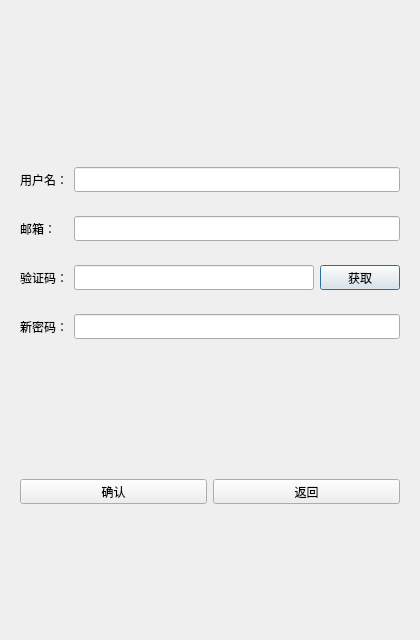
<?xml version="1.0" encoding="UTF-8"?>
<ui version="4.0">
 <class>ResetDialog</class>
 <widget class="QDialog" name="ResetDialog">
  <property name="geometry">
   <rect>
    <x>0</x>
    <y>0</y>
    <width>420</width>
    <height>640</height>
   </rect>
  </property>
  <property name="minimumSize">
   <size>
    <width>360</width>
    <height>560</height>
   </size>
  </property>
  <property name="windowTitle">
   <string>Dialog</string>
  </property>
  <layout class="QVBoxLayout" name="verticalLayout">
   <item>
    <spacer name="verticalSpacer">
     <property name="orientation">
      <enum>Qt::Vertical</enum>
     </property>
     <property name="sizeHint" stdset="0">
      <size>
       <width>20</width>
       <height>40</height>
      </size>
     </property>
    </spacer>
   </item>
   <item>
    <widget class="QLabel" name="err_tip">
     <property name="minimumSize">
      <size>
       <width>0</width>
       <height>25</height>
      </size>
     </property>
     <property name="maximumSize">
      <size>
       <width>16777215</width>
       <height>25</height>
      </size>
     </property>
     <property name="text">
      <string/>
     </property>
     <property name="alignment">
      <set>Qt::AlignCenter</set>
     </property>
    </widget>
   </item>
   <item>
    <widget class="QWidget" name="widget" native="true">
     <layout class="QHBoxLayout" name="horizontalLayout">
      <item>
       <widget class="QLabel" name="user_lb">
        <property name="minimumSize">
         <size>
          <width>0</width>
          <height>25</height>
         </size>
        </property>
        <property name="maximumSize">
         <size>
          <width>16777215</width>
          <height>25</height>
         </size>
        </property>
        <property name="text">
         <string>用户名：</string>
        </property>
       </widget>
      </item>
      <item>
       <widget class="QLineEdit" name="user_edit">
        <property name="minimumSize">
         <size>
          <width>0</width>
          <height>25</height>
         </size>
        </property>
        <property name="maximumSize">
         <size>
          <width>16777215</width>
          <height>25</height>
         </size>
        </property>
       </widget>
      </item>
     </layout>
    </widget>
   </item>
   <item>
    <widget class="QWidget" name="widget_2" native="true">
     <layout class="QHBoxLayout" name="horizontalLayout_2">
      <item>
       <widget class="QLabel" name="email_lb">
        <property name="minimumSize">
         <size>
          <width>48</width>
          <height>25</height>
         </size>
        </property>
        <property name="maximumSize">
         <size>
          <width>48</width>
          <height>25</height>
         </size>
        </property>
        <property name="text">
         <string>邮箱：</string>
        </property>
       </widget>
      </item>
      <item>
       <widget class="QLineEdit" name="email_edit">
        <property name="minimumSize">
         <size>
          <width>0</width>
          <height>25</height>
         </size>
        </property>
        <property name="maximumSize">
         <size>
          <width>16777215</width>
          <height>25</height>
         </size>
        </property>
       </widget>
      </item>
     </layout>
    </widget>
   </item>
   <item>
    <widget class="QWidget" name="widget_3" native="true">
     <layout class="QHBoxLayout" name="horizontalLayout_3">
      <item>
       <widget class="QLabel" name="varify_lb">
        <property name="minimumSize">
         <size>
          <width>0</width>
          <height>25</height>
         </size>
        </property>
        <property name="maximumSize">
         <size>
          <width>16777215</width>
          <height>25</height>
         </size>
        </property>
        <property name="text">
         <string>验证码：</string>
        </property>
       </widget>
      </item>
      <item>
       <widget class="QLineEdit" name="varify_edit">
        <property name="minimumSize">
         <size>
          <width>0</width>
          <height>25</height>
         </size>
        </property>
        <property name="maximumSize">
         <size>
          <width>16777215</width>
          <height>25</height>
         </size>
        </property>
       </widget>
      </item>
      <item>
       <widget class="TimerBtn" name="varify_btn">
        <property name="minimumSize">
         <size>
          <width>0</width>
          <height>25</height>
         </size>
        </property>
        <property name="maximumSize">
         <size>
          <width>16777215</width>
          <height>25</height>
         </size>
        </property>
        <property name="text">
         <string>获取</string>
        </property>
       </widget>
      </item>
     </layout>
    </widget>
   </item>
   <item>
    <widget class="QWidget" name="widget_4" native="true">
     <layout class="QHBoxLayout" name="horizontalLayout_4">
      <item>
       <widget class="QLabel" name="pwd_lb">
        <property name="minimumSize">
         <size>
          <width>0</width>
          <height>25</height>
         </size>
        </property>
        <property name="maximumSize">
         <size>
          <width>16777215</width>
          <height>25</height>
         </size>
        </property>
        <property name="text">
         <string>新密码：</string>
        </property>
       </widget>
      </item>
      <item>
       <widget class="QLineEdit" name="pwd_edit">
        <property name="minimumSize">
         <size>
          <width>0</width>
          <height>25</height>
         </size>
        </property>
        <property name="maximumSize">
         <size>
          <width>16777215</width>
          <height>25</height>
         </size>
        </property>
       </widget>
      </item>
     </layout>
    </widget>
   </item>
   <item>
    <spacer name="verticalSpacer_2">
     <property name="orientation">
      <enum>Qt::Vertical</enum>
     </property>
     <property name="sizeHint" stdset="0">
      <size>
       <width>20</width>
       <height>40</height>
      </size>
     </property>
    </spacer>
   </item>
   <item>
    <widget class="QWidget" name="widget_5" native="true">
     <layout class="QHBoxLayout" name="horizontalLayout_5">
      <item>
       <widget class="QPushButton" name="sure_btn">
        <property name="minimumSize">
         <size>
          <width>0</width>
          <height>25</height>
         </size>
        </property>
        <property name="maximumSize">
         <size>
          <width>16777215</width>
          <height>25</height>
         </size>
        </property>
        <property name="text">
         <string>确认</string>
        </property>
       </widget>
      </item>
      <item>
       <widget class="QPushButton" name="return_btn">
        <property name="minimumSize">
         <size>
          <width>0</width>
          <height>25</height>
         </size>
        </property>
        <property name="maximumSize">
         <size>
          <width>16777215</width>
          <height>25</height>
         </size>
        </property>
        <property name="text">
         <string>返回</string>
        </property>
       </widget>
      </item>
     </layout>
    </widget>
   </item>
   <item>
    <spacer name="verticalSpacer_3">
     <property name="orientation">
      <enum>Qt::Vertical</enum>
     </property>
     <property name="sizeHint" stdset="0">
      <size>
       <width>20</width>
       <height>40</height>
      </size>
     </property>
    </spacer>
   </item>
  </layout>
 </widget>
 <customwidgets>
  <customwidget>
   <class>TimerBtn</class>
   <extends>QPushButton</extends>
   <header location="global">timerbtn.h</header>
  </customwidget>
 </customwidgets>
 <resources/>
 <connections/>
</ui>
